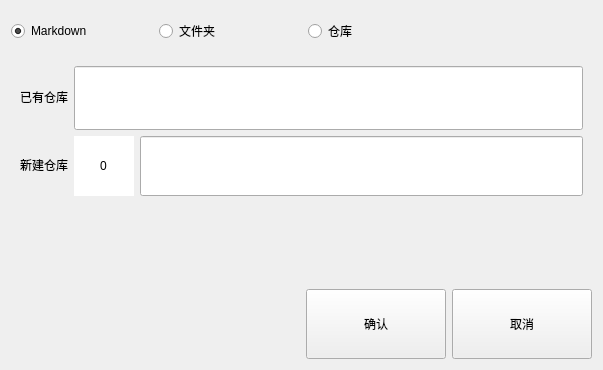
<?xml version="1.0" encoding="UTF-8"?>
<ui version="4.0">
 <class>CreateMarkdown</class>
 <widget class="QDialog" name="CreateMarkdown">
  <property name="geometry">
   <rect>
    <x>0</x>
    <y>0</y>
    <width>603</width>
    <height>370</height>
   </rect>
  </property>
  <property name="minimumSize">
   <size>
    <width>0</width>
    <height>370</height>
   </size>
  </property>
  <property name="windowTitle">
   <string>新建文件</string>
  </property>
  <layout class="QVBoxLayout" name="verticalLayout_14">
   <item>
    <layout class="QHBoxLayout" name="horizontalLayout_7" stretch="1,1,1,1">
     <item>
      <widget class="QRadioButton" name="fileRadioBtn">
       <property name="sizePolicy">
        <sizepolicy hsizetype="Minimum" vsizetype="Fixed">
         <horstretch>0</horstretch>
         <verstretch>0</verstretch>
        </sizepolicy>
       </property>
       <property name="minimumSize">
        <size>
         <width>0</width>
         <height>40</height>
        </size>
       </property>
       <property name="tabletTracking">
        <bool>false</bool>
       </property>
       <property name="toolTip">
        <string/>
       </property>
       <property name="text">
        <string>Markdown</string>
       </property>
       <property name="checked">
        <bool>true</bool>
       </property>
      </widget>
     </item>
     <item>
      <widget class="QRadioButton" name="dirRadioBtn">
       <property name="sizePolicy">
        <sizepolicy hsizetype="Minimum" vsizetype="Fixed">
         <horstretch>0</horstretch>
         <verstretch>0</verstretch>
        </sizepolicy>
       </property>
       <property name="minimumSize">
        <size>
         <width>0</width>
         <height>40</height>
        </size>
       </property>
       <property name="toolTip">
        <string/>
       </property>
       <property name="text">
        <string>文件夹</string>
       </property>
       <property name="checked">
        <bool>false</bool>
       </property>
      </widget>
     </item>
     <item>
      <widget class="QRadioButton" name="repoRadioBtn">
       <property name="sizePolicy">
        <sizepolicy hsizetype="Minimum" vsizetype="Fixed">
         <horstretch>0</horstretch>
         <verstretch>0</verstretch>
        </sizepolicy>
       </property>
       <property name="minimumSize">
        <size>
         <width>0</width>
         <height>40</height>
        </size>
       </property>
       <property name="toolTip">
        <string/>
       </property>
       <property name="text">
        <string>仓库</string>
       </property>
       <property name="checked">
        <bool>false</bool>
       </property>
      </widget>
     </item>
     <item>
      <spacer name="horizontalSpacer">
       <property name="orientation">
        <enum>Qt::Horizontal</enum>
       </property>
       <property name="sizeHint" stdset="0">
        <size>
         <width>40</width>
         <height>20</height>
        </size>
       </property>
      </spacer>
     </item>
    </layout>
   </item>
   <item>
    <layout class="QVBoxLayout" name="verticalLayout_7">
     <item>
      <widget class="QStackedWidget" name="stackedWidget">
       <property name="currentIndex">
        <number>2</number>
       </property>
       <widget class="QWidget" name="markdownPage">
        <layout class="QVBoxLayout" name="verticalLayout_3">
         <item>
          <layout class="QHBoxLayout" name="horizontalLayout_3">
           <item>
            <layout class="QVBoxLayout" name="verticalLayout">
             <item>
              <widget class="QLabel" name="label_3">
               <property name="sizePolicy">
                <sizepolicy hsizetype="Preferred" vsizetype="Preferred">
                 <horstretch>0</horstretch>
                 <verstretch>0</verstretch>
                </sizepolicy>
               </property>
               <property name="minimumSize">
                <size>
                 <width>0</width>
                 <height>0</height>
                </size>
               </property>
               <property name="maximumSize">
                <size>
                 <width>16777215</width>
                 <height>16777215</height>
                </size>
               </property>
               <property name="text">
                <string>参照文件</string>
               </property>
               <property name="alignment">
                <set>Qt::AlignCenter</set>
               </property>
              </widget>
             </item>
             <item>
              <widget class="QLabel" name="label_2">
               <property name="sizePolicy">
                <sizepolicy hsizetype="Preferred" vsizetype="Preferred">
                 <horstretch>0</horstretch>
                 <verstretch>0</verstretch>
                </sizepolicy>
               </property>
               <property name="minimumSize">
                <size>
                 <width>0</width>
                 <height>0</height>
                </size>
               </property>
               <property name="maximumSize">
                <size>
                 <width>16777215</width>
                 <height>16777215</height>
                </size>
               </property>
               <property name="text">
                <string>新建文件</string>
               </property>
               <property name="alignment">
                <set>Qt::AlignCenter</set>
               </property>
              </widget>
             </item>
            </layout>
           </item>
           <item>
            <layout class="QVBoxLayout" name="verticalLayout_2" stretch="1,1">
             <item>
              <layout class="QHBoxLayout" name="horizontalLayout_2" stretch="1,0,1">
               <item>
                <widget class="QSpinBox" name="numOldMarkdownSpinBox">
                 <property name="sizePolicy">
                  <sizepolicy hsizetype="Expanding" vsizetype="Expanding">
                   <horstretch>0</horstretch>
                   <verstretch>0</verstretch>
                  </sizepolicy>
                 </property>
                 <property name="minimumSize">
                  <size>
                   <width>30</width>
                   <height>30</height>
                  </size>
                 </property>
                 <property name="maximumSize">
                  <size>
                   <width>60</width>
                   <height>60</height>
                  </size>
                 </property>
                 <property name="styleSheet">
                  <string notr="true">QSpinBox::up-button,QSpinBox::down-button
{
	width:0px;
}</string>
                 </property>
                 <property name="alignment">
                  <set>Qt::AlignCenter</set>
                 </property>
                 <property name="maximum">
                  <number>200</number>
                 </property>
                </widget>
               </item>
               <item>
                <widget class="QLineEdit" name="templeFileNameEdit">
                 <property name="sizePolicy">
                  <sizepolicy hsizetype="Expanding" vsizetype="Preferred">
                   <horstretch>0</horstretch>
                   <verstretch>0</verstretch>
                  </sizepolicy>
                 </property>
                 <property name="minimumSize">
                  <size>
                   <width>0</width>
                   <height>0</height>
                  </size>
                 </property>
                 <property name="text">
                  <string/>
                 </property>
                 <property name="readOnly">
                  <bool>true</bool>
                 </property>
                </widget>
               </item>
               <item>
                <widget class="QPushButton" name="openTempPbn">
                 <property name="sizePolicy">
                  <sizepolicy hsizetype="Preferred" vsizetype="Expanding">
                   <horstretch>0</horstretch>
                   <verstretch>0</verstretch>
                  </sizepolicy>
                 </property>
                 <property name="minimumSize">
                  <size>
                   <width>30</width>
                   <height>30</height>
                  </size>
                 </property>
                 <property name="maximumSize">
                  <size>
                   <width>60</width>
                   <height>60</height>
                  </size>
                 </property>
                 <property name="text">
                  <string>打开</string>
                 </property>
                </widget>
               </item>
              </layout>
             </item>
             <item>
              <layout class="QHBoxLayout" name="horizontalLayout" stretch="1,0,1">
               <item>
                <widget class="QSpinBox" name="numNewMarkdownSpinBox">
                 <property name="sizePolicy">
                  <sizepolicy hsizetype="Expanding" vsizetype="Expanding">
                   <horstretch>0</horstretch>
                   <verstretch>0</verstretch>
                  </sizepolicy>
                 </property>
                 <property name="minimumSize">
                  <size>
                   <width>30</width>
                   <height>30</height>
                  </size>
                 </property>
                 <property name="maximumSize">
                  <size>
                   <width>60</width>
                   <height>60</height>
                  </size>
                 </property>
                 <property name="styleSheet">
                  <string notr="true">QSpinBox::up-button,QSpinBox::down-button
{
	width:0px;
}</string>
                 </property>
                 <property name="alignment">
                  <set>Qt::AlignCenter</set>
                 </property>
                 <property name="maximum">
                  <number>200</number>
                 </property>
                </widget>
               </item>
               <item>
                <widget class="QLineEdit" name="newFileNameEdit">
                 <property name="sizePolicy">
                  <sizepolicy hsizetype="Expanding" vsizetype="Preferred">
                   <horstretch>0</horstretch>
                   <verstretch>0</verstretch>
                  </sizepolicy>
                 </property>
                 <property name="minimumSize">
                  <size>
                   <width>0</width>
                   <height>0</height>
                  </size>
                 </property>
                 <property name="text">
                  <string/>
                 </property>
                 <property name="readOnly">
                  <bool>false</bool>
                 </property>
                </widget>
               </item>
               <item>
                <widget class="QLineEdit" name="newNameNumEdit_2">
                 <property name="enabled">
                  <bool>false</bool>
                 </property>
                 <property name="sizePolicy">
                  <sizepolicy hsizetype="Preferred" vsizetype="Expanding">
                   <horstretch>0</horstretch>
                   <verstretch>0</verstretch>
                  </sizepolicy>
                 </property>
                 <property name="minimumSize">
                  <size>
                   <width>30</width>
                   <height>30</height>
                  </size>
                 </property>
                 <property name="maximumSize">
                  <size>
                   <width>60</width>
                   <height>60</height>
                  </size>
                 </property>
                 <property name="text">
                  <string>.md</string>
                 </property>
                 <property name="alignment">
                  <set>Qt::AlignCenter</set>
                 </property>
                 <property name="readOnly">
                  <bool>true</bool>
                 </property>
                </widget>
               </item>
              </layout>
             </item>
            </layout>
           </item>
          </layout>
         </item>
        </layout>
       </widget>
       <widget class="QWidget" name="subDirPage">
        <layout class="QVBoxLayout" name="verticalLayout_6">
         <item>
          <layout class="QHBoxLayout" name="horizontalLayout_4">
           <item>
            <layout class="QVBoxLayout" name="verticalLayout_4" stretch="1,1">
             <item>
              <widget class="QLabel" name="label_6">
               <property name="sizePolicy">
                <sizepolicy hsizetype="Preferred" vsizetype="Preferred">
                 <horstretch>0</horstretch>
                 <verstretch>0</verstretch>
                </sizepolicy>
               </property>
               <property name="minimumSize">
                <size>
                 <width>0</width>
                 <height>0</height>
                </size>
               </property>
               <property name="maximumSize">
                <size>
                 <width>16777215</width>
                 <height>16777215</height>
                </size>
               </property>
               <property name="text">
                <string>已有目录</string>
               </property>
               <property name="alignment">
                <set>Qt::AlignCenter</set>
               </property>
              </widget>
             </item>
             <item>
              <widget class="QLabel" name="label_5">
               <property name="sizePolicy">
                <sizepolicy hsizetype="Preferred" vsizetype="Preferred">
                 <horstretch>0</horstretch>
                 <verstretch>0</verstretch>
                </sizepolicy>
               </property>
               <property name="minimumSize">
                <size>
                 <width>0</width>
                 <height>0</height>
                </size>
               </property>
               <property name="maximumSize">
                <size>
                 <width>16777215</width>
                 <height>16777215</height>
                </size>
               </property>
               <property name="text">
                <string>新建目录</string>
               </property>
               <property name="alignment">
                <set>Qt::AlignCenter</set>
               </property>
              </widget>
             </item>
            </layout>
           </item>
           <item>
            <layout class="QVBoxLayout" name="verticalLayout_5" stretch="1,1">
             <item>
              <layout class="QHBoxLayout" name="horizontalLayout_9">
               <item>
                <widget class="QLineEdit" name="oldDirFileNameEdit">
                 <property name="sizePolicy">
                  <sizepolicy hsizetype="Expanding" vsizetype="Preferred">
                   <horstretch>0</horstretch>
                   <verstretch>0</verstretch>
                  </sizepolicy>
                 </property>
                 <property name="minimumSize">
                  <size>
                   <width>30</width>
                   <height>30</height>
                  </size>
                 </property>
                 <property name="maximumSize">
                  <size>
                   <width>16777215</width>
                   <height>16777215</height>
                  </size>
                 </property>
                 <property name="text">
                  <string/>
                 </property>
                 <property name="readOnly">
                  <bool>true</bool>
                 </property>
                </widget>
               </item>
              </layout>
             </item>
             <item>
              <layout class="QHBoxLayout" name="horizontalLayout_6">
               <item>
                <widget class="QSpinBox" name="numSubDirSpinBox">
                 <property name="sizePolicy">
                  <sizepolicy hsizetype="Expanding" vsizetype="Expanding">
                   <horstretch>0</horstretch>
                   <verstretch>0</verstretch>
                  </sizepolicy>
                 </property>
                 <property name="minimumSize">
                  <size>
                   <width>30</width>
                   <height>30</height>
                  </size>
                 </property>
                 <property name="maximumSize">
                  <size>
                   <width>60</width>
                   <height>60</height>
                  </size>
                 </property>
                 <property name="styleSheet">
                  <string notr="true">QSpinBox::up-button,QSpinBox::down-button
{
	width:0px;
}</string>
                 </property>
                 <property name="alignment">
                  <set>Qt::AlignCenter</set>
                 </property>
                 <property name="maximum">
                  <number>200</number>
                 </property>
                </widget>
               </item>
               <item>
                <widget class="QLineEdit" name="newDirFileNameEdit">
                 <property name="enabled">
                  <bool>true</bool>
                 </property>
                 <property name="sizePolicy">
                  <sizepolicy hsizetype="Expanding" vsizetype="Preferred">
                   <horstretch>0</horstretch>
                   <verstretch>0</verstretch>
                  </sizepolicy>
                 </property>
                 <property name="minimumSize">
                  <size>
                   <width>30</width>
                   <height>30</height>
                  </size>
                 </property>
                 <property name="accessibleDescription">
                  <string/>
                 </property>
                 <property name="text">
                  <string/>
                 </property>
                 <property name="readOnly">
                  <bool>false</bool>
                 </property>
                </widget>
               </item>
              </layout>
             </item>
            </layout>
           </item>
          </layout>
         </item>
        </layout>
       </widget>
       <widget class="QWidget" name="page">
        <layout class="QVBoxLayout" name="verticalLayout_13">
         <item>
          <layout class="QHBoxLayout" name="horizontalLayout_12">
           <item>
            <layout class="QVBoxLayout" name="verticalLayout_11" stretch="1,1">
             <item>
              <widget class="QLabel" name="label_9">
               <property name="sizePolicy">
                <sizepolicy hsizetype="Preferred" vsizetype="Preferred">
                 <horstretch>0</horstretch>
                 <verstretch>0</verstretch>
                </sizepolicy>
               </property>
               <property name="minimumSize">
                <size>
                 <width>0</width>
                 <height>0</height>
                </size>
               </property>
               <property name="maximumSize">
                <size>
                 <width>16777215</width>
                 <height>16777215</height>
                </size>
               </property>
               <property name="text">
                <string>已有仓库</string>
               </property>
               <property name="alignment">
                <set>Qt::AlignCenter</set>
               </property>
              </widget>
             </item>
             <item>
              <widget class="QLabel" name="label_10">
               <property name="sizePolicy">
                <sizepolicy hsizetype="Preferred" vsizetype="Preferred">
                 <horstretch>0</horstretch>
                 <verstretch>0</verstretch>
                </sizepolicy>
               </property>
               <property name="minimumSize">
                <size>
                 <width>0</width>
                 <height>0</height>
                </size>
               </property>
               <property name="maximumSize">
                <size>
                 <width>16777215</width>
                 <height>16777215</height>
                </size>
               </property>
               <property name="text">
                <string>新建仓库</string>
               </property>
               <property name="alignment">
                <set>Qt::AlignCenter</set>
               </property>
              </widget>
             </item>
            </layout>
           </item>
           <item>
            <layout class="QVBoxLayout" name="verticalLayout_12" stretch="1,1">
             <item>
              <layout class="QHBoxLayout" name="horizontalLayout_13">
               <item>
                <widget class="QLineEdit" name="oldRepoFileNameEdit">
                 <property name="sizePolicy">
                  <sizepolicy hsizetype="Expanding" vsizetype="Preferred">
                   <horstretch>0</horstretch>
                   <verstretch>0</verstretch>
                  </sizepolicy>
                 </property>
                 <property name="minimumSize">
                  <size>
                   <width>30</width>
                   <height>30</height>
                  </size>
                 </property>
                 <property name="maximumSize">
                  <size>
                   <width>16777215</width>
                   <height>16777215</height>
                  </size>
                 </property>
                 <property name="text">
                  <string/>
                 </property>
                 <property name="readOnly">
                  <bool>true</bool>
                 </property>
                </widget>
               </item>
              </layout>
             </item>
             <item>
              <layout class="QHBoxLayout" name="horizontalLayout_14">
               <item>
                <widget class="QSpinBox" name="numNewRepoSpinBox">
                 <property name="sizePolicy">
                  <sizepolicy hsizetype="Expanding" vsizetype="Expanding">
                   <horstretch>0</horstretch>
                   <verstretch>0</verstretch>
                  </sizepolicy>
                 </property>
                 <property name="minimumSize">
                  <size>
                   <width>30</width>
                   <height>30</height>
                  </size>
                 </property>
                 <property name="maximumSize">
                  <size>
                   <width>60</width>
                   <height>60</height>
                  </size>
                 </property>
                 <property name="styleSheet">
                  <string notr="true">QSpinBox::up-button,QSpinBox::down-button
{
	width:0px;
}</string>
                 </property>
                 <property name="alignment">
                  <set>Qt::AlignCenter</set>
                 </property>
                 <property name="maximum">
                  <number>200</number>
                 </property>
                </widget>
               </item>
               <item>
                <widget class="QLineEdit" name="newRepoNameEdit">
                 <property name="enabled">
                  <bool>true</bool>
                 </property>
                 <property name="sizePolicy">
                  <sizepolicy hsizetype="Expanding" vsizetype="Preferred">
                   <horstretch>0</horstretch>
                   <verstretch>0</verstretch>
                  </sizepolicy>
                 </property>
                 <property name="minimumSize">
                  <size>
                   <width>30</width>
                   <height>30</height>
                  </size>
                 </property>
                 <property name="accessibleDescription">
                  <string/>
                 </property>
                 <property name="text">
                  <string/>
                 </property>
                 <property name="readOnly">
                  <bool>false</bool>
                 </property>
                </widget>
               </item>
              </layout>
             </item>
            </layout>
           </item>
          </layout>
         </item>
        </layout>
       </widget>
      </widget>
     </item>
    </layout>
   </item>
   <item>
    <layout class="QVBoxLayout" name="verticalLayout_8">
     <item>
      <spacer name="verticalSpacer">
       <property name="orientation">
        <enum>Qt::Vertical</enum>
       </property>
       <property name="sizeHint" stdset="0">
        <size>
         <width>20</width>
         <height>15</height>
        </size>
       </property>
      </spacer>
     </item>
     <item>
      <layout class="QHBoxLayout" name="horizontalLayout_8">
       <item>
        <spacer name="horizontalSpacer_4">
         <property name="orientation">
          <enum>Qt::Horizontal</enum>
         </property>
         <property name="sizeHint" stdset="0">
          <size>
           <width>40</width>
           <height>20</height>
          </size>
         </property>
        </spacer>
       </item>
       <item>
        <widget class="QPushButton" name="yesPbn">
         <property name="sizePolicy">
          <sizepolicy hsizetype="Preferred" vsizetype="Fixed">
           <horstretch>0</horstretch>
           <verstretch>0</verstretch>
          </sizepolicy>
         </property>
         <property name="minimumSize">
          <size>
           <width>140</width>
           <height>70</height>
          </size>
         </property>
         <property name="maximumSize">
          <size>
           <width>16777215</width>
           <height>70</height>
          </size>
         </property>
         <property name="text">
          <string>确认</string>
         </property>
        </widget>
       </item>
       <item>
        <widget class="QPushButton" name="cancelPbn">
         <property name="sizePolicy">
          <sizepolicy hsizetype="Preferred" vsizetype="Fixed">
           <horstretch>0</horstretch>
           <verstretch>0</verstretch>
          </sizepolicy>
         </property>
         <property name="minimumSize">
          <size>
           <width>140</width>
           <height>70</height>
          </size>
         </property>
         <property name="maximumSize">
          <size>
           <width>16777215</width>
           <height>70</height>
          </size>
         </property>
         <property name="text">
          <string>取消</string>
         </property>
        </widget>
       </item>
      </layout>
     </item>
    </layout>
   </item>
  </layout>
 </widget>
 <resources/>
 <connections/>
</ui>
